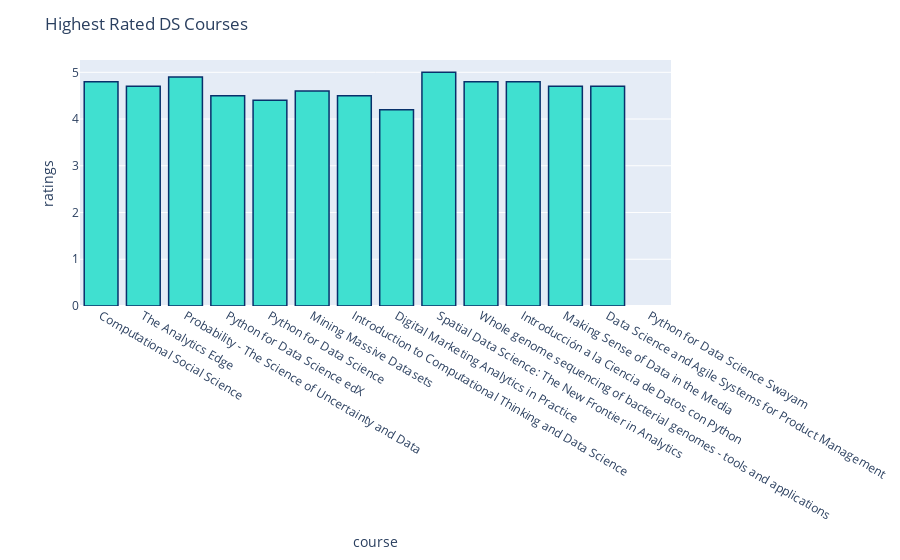

Notebook code cell kept with this figure:
### Code cell
# Best Rated Courses:

bestRated.loc[7,'course'] = 'Python for Data Science edX'
bestRated.loc[9,'course'] = 'Python for Data Science Swayam'

fig = px.bar(bestRated, x='course', y='ratings')
fig.update_traces(marker_color="turquoise",marker_line_color='rgb(8,48,107)',
                  marker_line_width=1.5)
fig.update_layout(title_text='Highest Rated DS Courses')
py.plot(fig)
fig.show()

### Figure 1 — Plotly figure (JSON) as saved in the notebook; plotly's stock layout.template omitted (floating-point values rounded to 4 significant figures)
{"data": [{"alignmentgroup": "True", "hovertemplate": "course=%{x}<br>ratings=%{y}<extra></extra>", "legendgroup": "", "marker": {"color": "turquoise", "line": {"color": "rgb(8,48,107)", "width": 1.5}}, "name": "", "offsetgroup": "", "orientation": "v", "showlegend": false, "textposition": "auto", "type": "bar", "x": ["Computational Social Science", "The Analytics Edge", "Probability - The Science of Uncertainty and Data", "Python for Data Science edX", "Python for Data Science", "Mining Massive Datasets", "Introduction to Computational Thinking and Data Science", "Digital Marketing Analytics in Practice", "Spatial Data Science: The New Frontier in Analytics", "Whole genome sequencing of bacterial genomes - tools and applications", "Introducción a la Ciencia de Datos con Python", "Making Sense of Data in the Media", "Data Science and Agile Systems for Product Management", "Python for Data Science Swayam"], "xaxis": "x", "y": [4.8, 4.7, 4.9, 4.5, 4.4, 4.6, 4.5, 4.2, 5, 4.8, 4.8, 4.7, 4.7, null], "yaxis": "y"}], "layout": {"barmode": "relative", "legend": {"tracegroupgap": 0}, "margin": {"t": 60}, "title": {"text": "Highest Rated DS Courses"}, "xaxis": {"anchor": "y", "domain": [0, 1], "title": {"text": "course"}}, "yaxis": {"anchor": "x", "domain": [0, 1], "title": {"text": "ratings"}}}}
